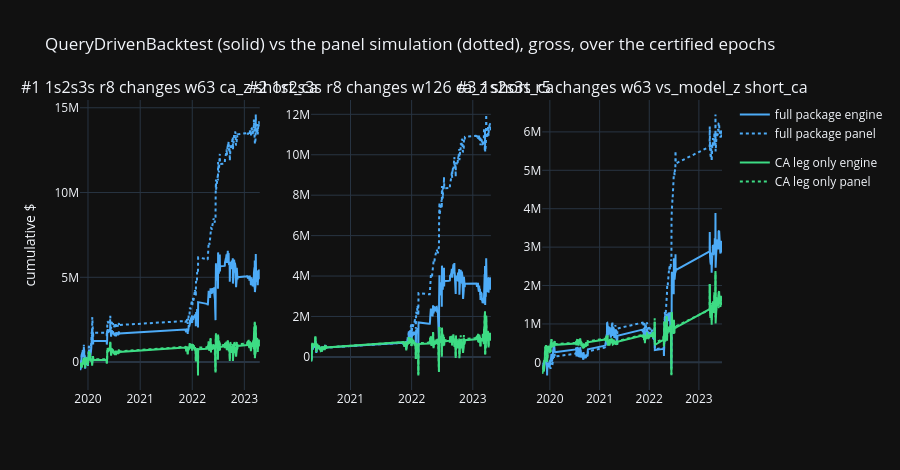

The cell this chart's notebook holds for it:
### Code cell
_ok = [c for c in CERT.values() if c.get("status") == "certified"]
if _ok:
    fig = make_subplots(rows=1, cols=len(_ok), horizontal_spacing=0.08,
                        subplot_titles=[c["cell"] for c in _ok])
    for _i, _c in enumerate(_ok, start=1):
        for _key, _nm, _col in (("_joint", "full package", "#4dabf7"),
                                ("_joint_ca", "CA leg only", "#3ddc84")):
            _j = _c[_key]
            fig.add_trace(go.Scatter(x=_j.index, y=_j["engine"].cumsum(), mode="lines",
                                     name=f"{_nm} engine", legendgroup=_nm,
                                     showlegend=(_i == 1),
                                     line=dict(color=_col, width=2)), row=1, col=_i)
            fig.add_trace(go.Scatter(x=_j.index, y=_j["panel"].cumsum(), mode="lines",
                                     name=f"{_nm} panel", legendgroup=_nm,
                                     showlegend=(_i == 1),
                                     line=dict(color=_col, width=2, dash="dot")), row=1, col=_i)
        fig.update_yaxes(title_text="cumulative $" if _i == 1 else None, row=1, col=_i)
    fig.update_layout(template="plotly_dark", height=470,
                      title="QueryDrivenBacktest (solid) vs the panel simulation (dotted), "
                            "gross, over the certified epochs")
    fig.show()
    _cd = pd.DataFrame([{k: v for k, v in c.items() if not k.startswith("_")}
                        for c in _ok])
    print("\nFULL PACKAGE (4 futures + matched swap + fly):")
    print(_cd[["cell", "epochs_certified", "engine_terminal_usd", "panel_terminal_usd",
               "terminal_gap_usd", "terminal_gap_pct", "corr_daily_changes",
               "slope_engine_on_panel", "intercept_usd_per_day"]]
          .round(3).to_string(index=False))
    print("\nCA LEG ALONE (4 futures + matched swap, the strategy itself):")
    print(_cd[["cell", "ca_leg_engine_usd", "ca_leg_panel_usd", "ca_leg_gap_usd",
               "ca_leg_corr", "ca_leg_slope"]].round(3).to_string(index=False))
    _ca_c = _cd["ca_leg_corr"]
    _pk_c = _cd["corr_daily_changes"]
    _keep = (_cd["engine_terminal_usd"] / _cd["panel_terminal_usd"]).round(3)
    print(f"""
THE ATTRIBUTION, and it is not subtle.

  CA leg alone   corr of daily changes {_ca_c.min():.3f}..{_ca_c.max():.3f},
                 slope {_cd['ca_leg_slope'].min():.3f}..{_cd['ca_leg_slope'].max():.3f},
                 terminal gap ${_cd['ca_leg_gap_usd'].abs().min():,.0f}..${_cd['ca_leg_gap_usd'].abs().max():,.0f}
                 on ${_cd['ca_leg_panel_usd'].abs().min():,.0f}..${_cd['ca_leg_panel_usd'].abs().max():,.0f}.
  Full package   corr {_pk_c.min():.3f}..{_pk_c.max():.3f}, slope
                 {_cd['slope_engine_on_panel'].min():.3f}..{_cd['slope_engine_on_panel'].max():.3f},
                 and the engine keeps only {_keep.min():.0%}..{_keep.max():.0%} of the panel's headline.

**The panel's model of the STRATEGY is right to three decimal places. The whole
disagreement is the HEDGE.** That is exactly the leg where the approximation is
known to bite: the panel prices the fly as `belly_DV01 * d(fly_bp)` on
constant-maturity par rates, while the engine holds the struck swaps and
reprices them as they age. Measured on a single held 2Y payer (bpv $100k) that
drift is -1.44bp over 2022-09-12..12-12 and -2.97bp over 2021-03-01..06-01 --
and it does NOT equal the quoted carry+roll (-3.58bp and +3.33bp), so it is
aged-swap repricing, not carry.

Two consequences, both binding:
  1. No P&L number from the grid should be quoted for a HEDGED cell without this
     haircut. The three cells certified here kept their relative order under the
     engine -- but three is three. Sharpe and variance reduction for a hedged cell
     both depend on the fly leg, whose daily moves the engine prices 1.2-1.4x
     larger than the panel, so any ordering that turns on the HEDGE rather than
     on the CA leg is inference until it is certified too.
  2. Neither ledger contains carry. `carry_3m_usd` in section 6.2 is an EX-ANTE
     curve-implied quote, not a realised P&L component of either.""")
else:
    print("no cell was certifiable -- see `status` above")

### Figure 1 — Plotly figure (JSON) as saved in the notebook; plotly's stock layout.template omitted (floating-point values rounded to 4 significant figures; data arrays with more than 128 entries replaced by an {"elided": "..."} marker saying what was removed)
{"data": [{"legendgroup": "full package", "line": {"color": "#4dabf7", "width": 2}, "mode": "lines", "name": "full package engine", "showlegend": true, "type": "scatter", "x": {"elided": "378 str values"}, "xaxis": "x", "y": {"elided": "378 float values"}, "yaxis": "y"}, {"legendgroup": "full package", "line": {"color": "#4dabf7", "dash": "dot", "width": 2}, "mode": "lines", "name": "full package panel", "showlegend": true, "type": "scatter", "x": {"elided": "378 str values"}, "xaxis": "x", "y": {"elided": "378 float values"}, "yaxis": "y"}, {"legendgroup": "CA leg only", "line": {"color": "#3ddc84", "width": 2}, "mode": "lines", "name": "CA leg only engine", "showlegend": true, "type": "scatter", "x": {"elided": "378 str values"}, "xaxis": "x", "y": {"elided": "378 float values"}, "yaxis": "y"}, {"legendgroup": "CA leg only", "line": {"color": "#3ddc84", "dash": "dot", "width": 2}, "mode": "lines", "name": "CA leg only panel", "showlegend": true, "type": "scatter", "x": {"elided": "378 str values"}, "xaxis": "x", "y": {"elided": "378 float values"}, "yaxis": "y"}, {"legendgroup": "full package", "line": {"color": "#4dabf7", "width": 2}, "mode": "lines", "name": "full package engine", "showlegend": false, "type": "scatter", "x": {"elided": "315 str values"}, "xaxis": "x2", "y": {"elided": "315 float values"}, "yaxis": "y2"}, {"legendgroup": "full package", "line": {"color": "#4dabf7", "dash": "dot", "width": 2}, "mode": "lines", "name": "full package panel", "showlegend": false, "type": "scatter", "x": {"elided": "315 str values"}, "xaxis": "x2", "y": {"elided": "315 float values"}, "yaxis": "y2"}, {"legendgroup": "CA leg only", "line": {"color": "#3ddc84", "width": 2}, "mode": "lines", "name": "CA leg only engine", "showlegend": false, "type": "scatter", "x": {"elided": "315 str values"}, "xaxis": "x2", "y": {"elided": "315 float values"}, "yaxis": "y2"}, {"legendgroup": "CA leg only", "line": {"color": "#3ddc84", "dash": "dot", "width": 2}, "mode": "lines", "name": "CA leg only panel", "showlegend": false, "type": "scatter", "x": {"elided": "315 str values"}, "xaxis": "x2", "y": {"elided": "315 float values"}, "yaxis": "y2"}, {"legendgroup": "full package", "line": {"color": "#4dabf7", "width": 2}, "mode": "lines", "name": "full package engine", "showlegend": false, "type": "scatter", "x": {"elided": "378 str values"}, "xaxis": "x3", "y": {"elided": "378 float values"}, "yaxis": "y3"}, {"legendgroup": "full package", "line": {"color": "#4dabf7", "dash": "dot", "width": 2}, "mode": "lines", "name": "full package panel", "showlegend": false, "type": "scatter", "x": {"elided": "378 str values"}, "xaxis": "x3", "y": {"elided": "378 float values"}, "yaxis": "y3"}, {"legendgroup": "CA leg only", "line": {"color": "#3ddc84", "width": 2}, "mode": "lines", "name": "CA leg only engine", "showlegend": false, "type": "scatter", "x": {"elided": "378 str values"}, "xaxis": "x3", "y": {"elided": "378 float values"}, "yaxis": "y3"}, {"legendgroup": "CA leg only", "line": {"color": "#3ddc84", "dash": "dot", "width": 2}, "mode": "lines", "name": "CA leg only panel", "showlegend": false, "type": "scatter", "x": {"elided": "378 str values"}, "xaxis": "x3", "y": {"elided": "378 float values"}, "yaxis": "y3"}], "layout": {"annotations": [{"font": {"size": 16}, "showarrow": false, "text": "#1 1s2s3s r8 changes w63 ca_z short_ca", "x": 0.14, "xanchor": "center", "xref": "paper", "y": 1.0, "yanchor": "bottom", "yref": "paper"}, {"font": {"size": 16}, "showarrow": false, "text": "#2 1s2s3s r8 changes w126 ca_z short_ca", "x": 0.5, "xanchor": "center", "xref": "paper", "y": 1.0, "yanchor": "bottom", "yref": "paper"}, {"font": {"size": 16}, "showarrow": false, "text": "#3 1s2s3s r5 changes w63 vs_model_z short_ca", "x": 0.86, "xanchor": "center", "xref": "paper", "y": 1.0, "yanchor": "bottom", "yref": "paper"}], "height": 470, "title": {"text": "QueryDrivenBacktest (solid) vs the panel simulation (dotted), gross, over the certified epochs"}, "xaxis": {"anchor": "y", "domain": [0.0, 0.28]}, "xaxis2": {"anchor": "y2", "domain": [0.36, 0.64]}, "xaxis3": {"anchor": "y3", "domain": [0.72, 1.0]}, "yaxis": {"anchor": "x", "domain": [0.0, 1.0], "title": {"text": "cumulative $"}}, "yaxis2": {"anchor": "x2", "domain": [0.0, 1.0]}, "yaxis3": {"anchor": "x3", "domain": [0.0, 1.0]}}}
